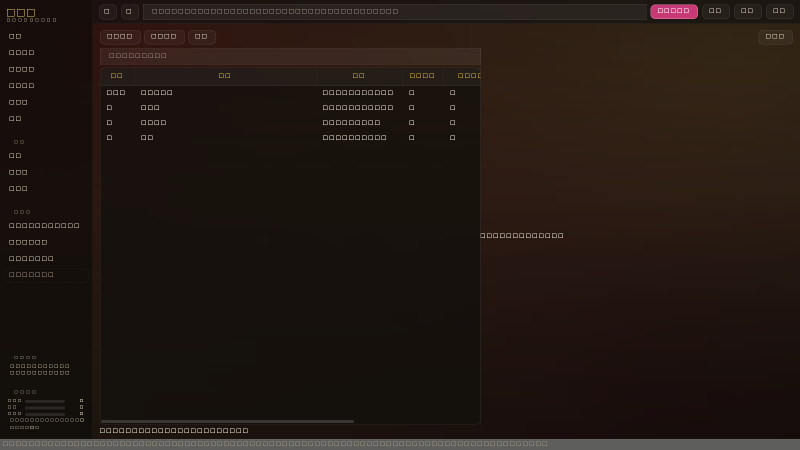
#> input picture dev/screenshots/08_home_with_hover.png, 1600 x 900 px, given in place of _exe2_scan_1.png, which was not available (shown at 1/2 size)
$ python _crop3.py
#> lines starting #> are read from the running program, lines starting #| are printed output that depends on the picture; pictures that were not available may be replaced by others from this repository, and a replacement may not be noted
# -*- coding: utf-8 -*-
"""从扫描中帧里裁出状态栏右侧，4 倍放大看清文字。"""
import os
from PIL import Image

base = r"E:\【01】自研软件\【26-19】本地影视中心\dev\screenshots"
src = sys_name = None
for i in (1, 3, 5):
    p = os.path.join(base, "_exe2_scan_%d.png" % i)
    im = Image.open(p).convert("RGB")
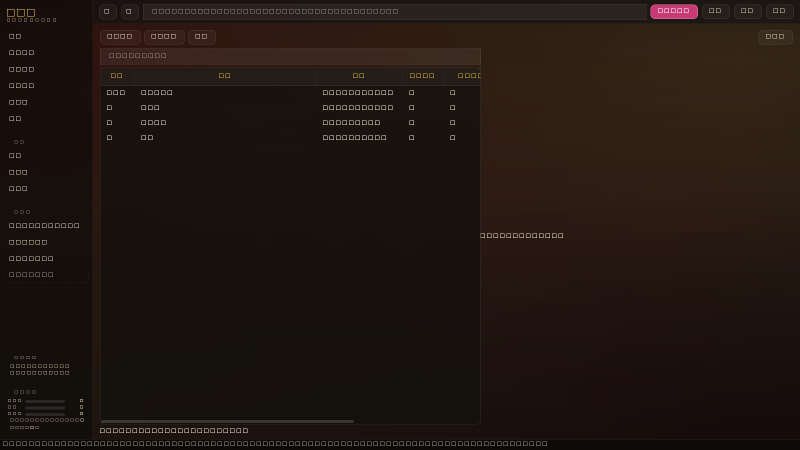
#> im: PIL image 1600x900 RGB (shown at 1/2 size); mean R, G, B 32.5, 22.6, 17.1
    W, H = im.size
#> W = 1600; H = 900
    c = im.crop((1180, H - 26, W, H - 2)).resize(((W - 1180) * 4, 24 * 8), Image.LANCZOS)
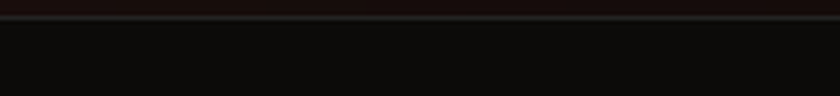
#> c: PIL image 1680x192 RGB (shown at 1/2 size); mean R, G, B 14.6, 12.2, 10.4
    out = os.path.join(base, "v14613_exe_during_right_%d.png" % i)
    c.save(out)
    print(out, c.size)
#| E:\【01】自研软件\【26-19】本地影视中心\dev\screenshots/v14613_exe_during_right_1.png (1680, 192)
#> pass 2 of the loop `for i in (1, 3, 5):`:
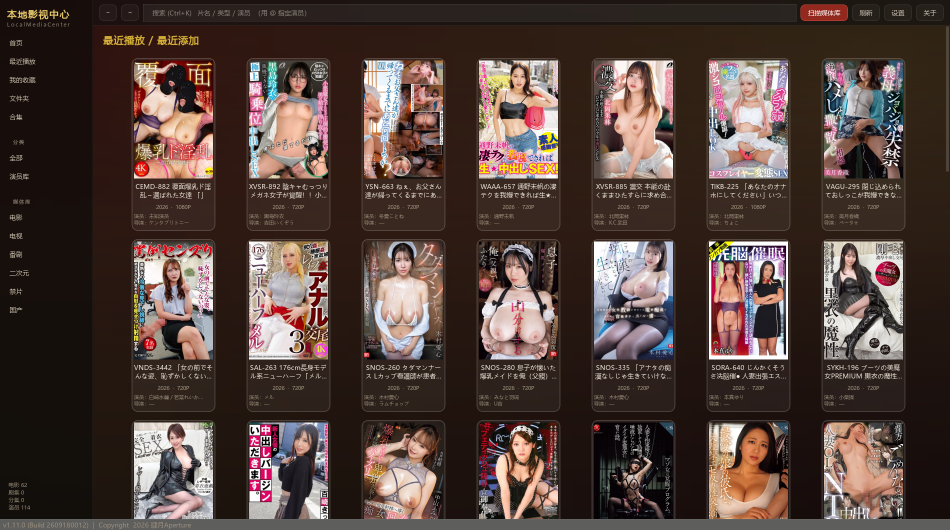
#> input picture dev/screenshots/13_grid_v111.png, 1900 x 1060 px, given in place of _exe2_scan_3.png, which was not available (shown at 1/2 size)
#> `im = Image.open(p).convert("RGB")`:
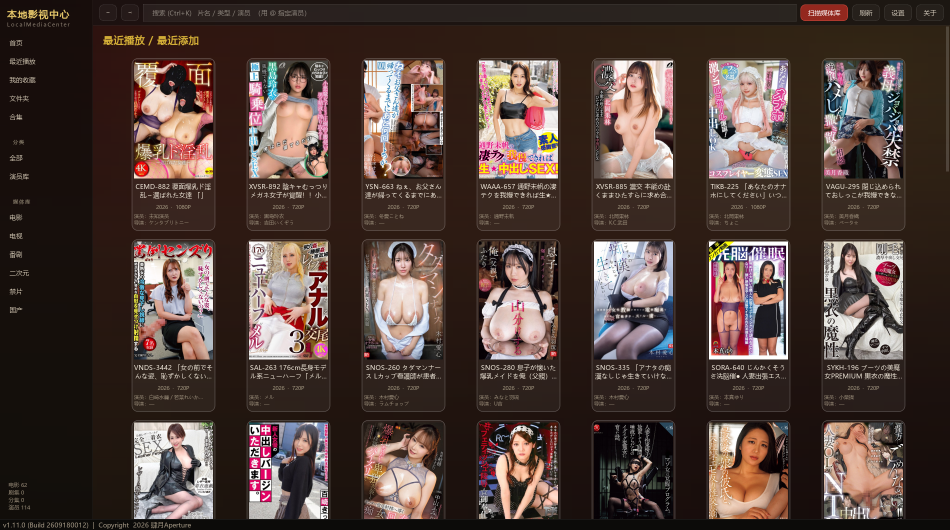
#> im: PIL image 1900x1060 RGB (shown at 1/2 size); mean R, G, B 81.9, 64.6, 58.8
#> `c = im.crop((1180, H - 26, W, H - 2)).resize(((W - 1180) * 4, 24 * 8),..`:
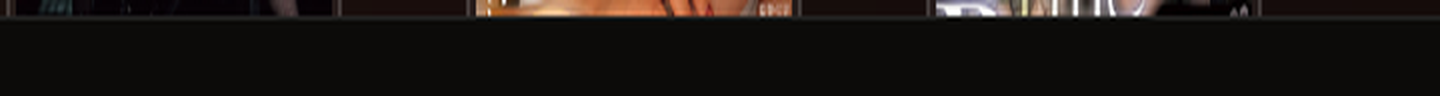
#> c: PIL image 2880x192 RGB (shown at 1/2 size); mean R, G, B 23.7, 19.5, 16.6
#| E:\【01】自研软件\【26-19】本地影视中心\dev\screenshots/v14613_exe_during_right_3.png (2880, 192)
